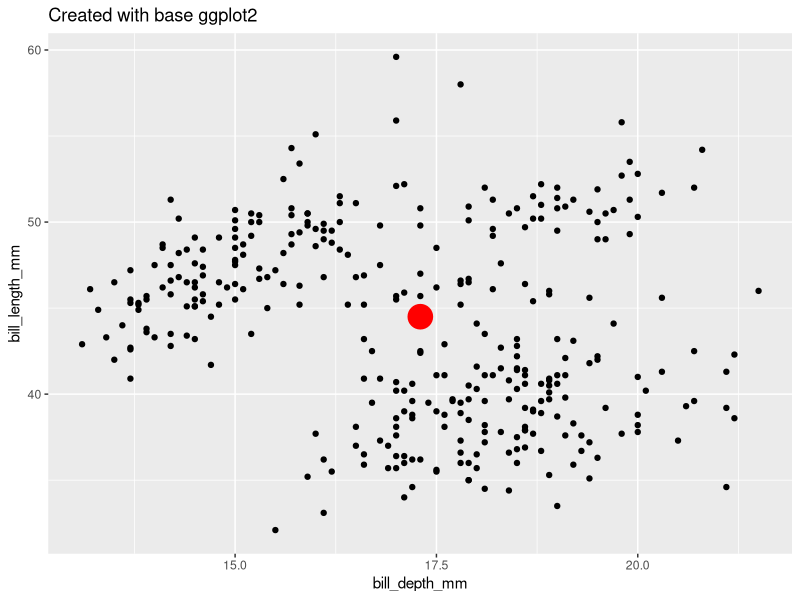
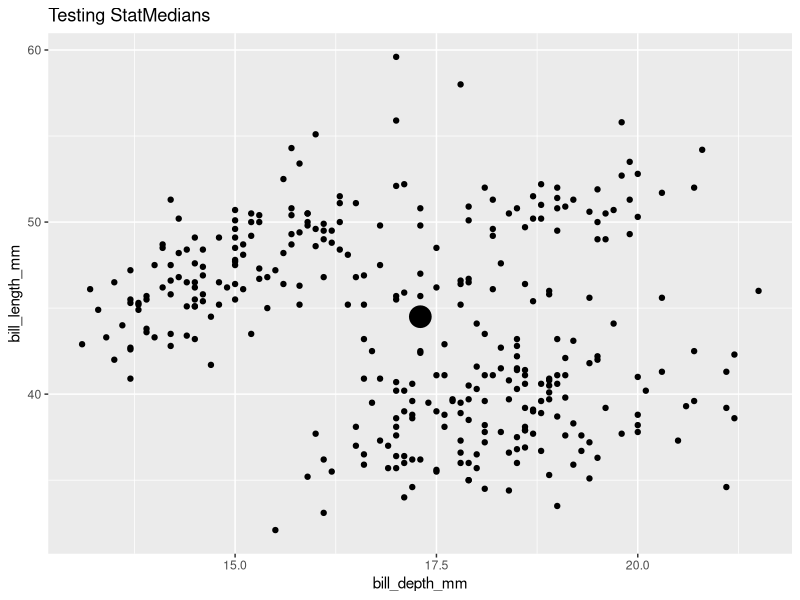
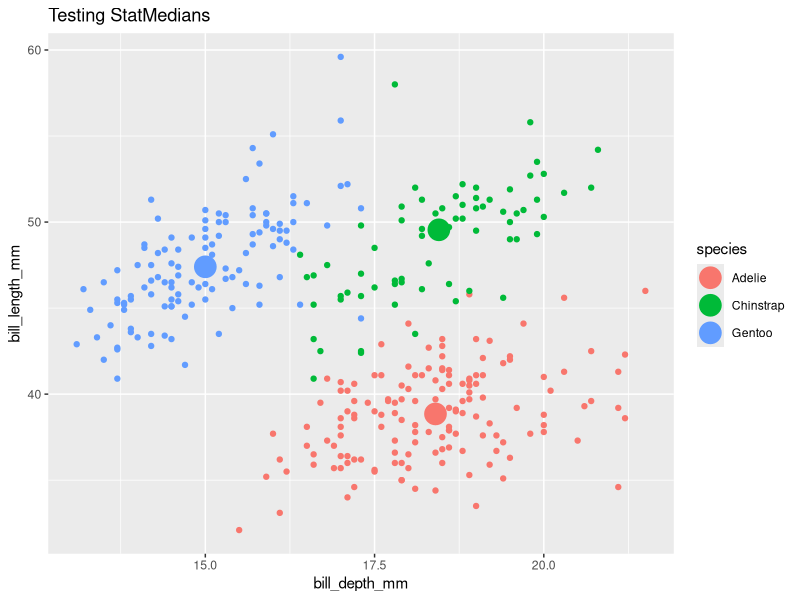
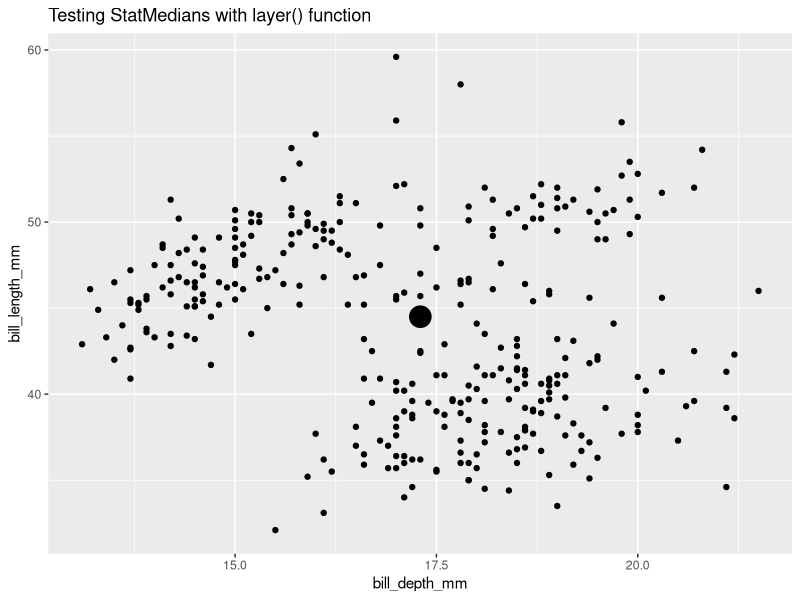
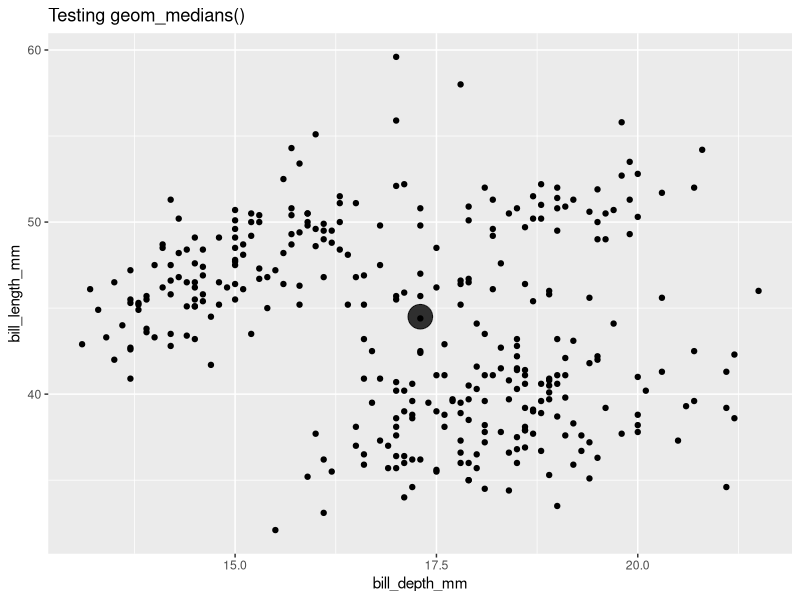
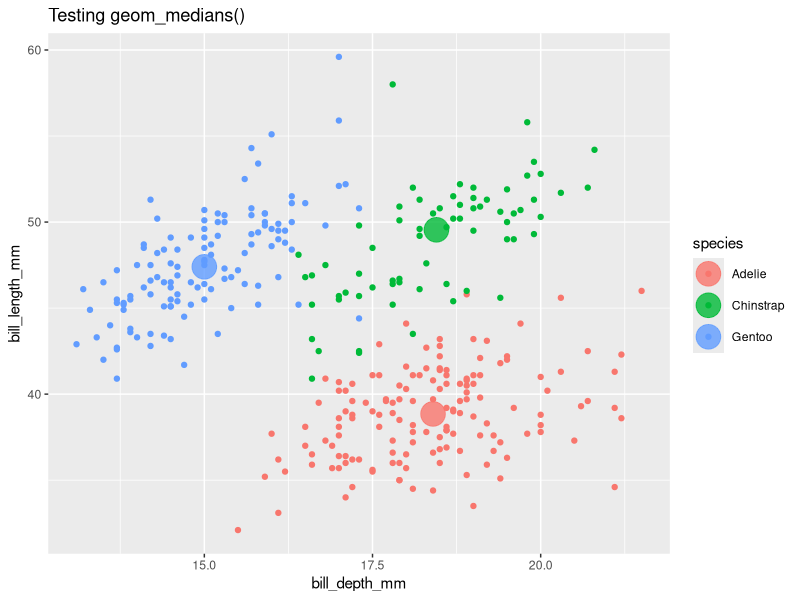
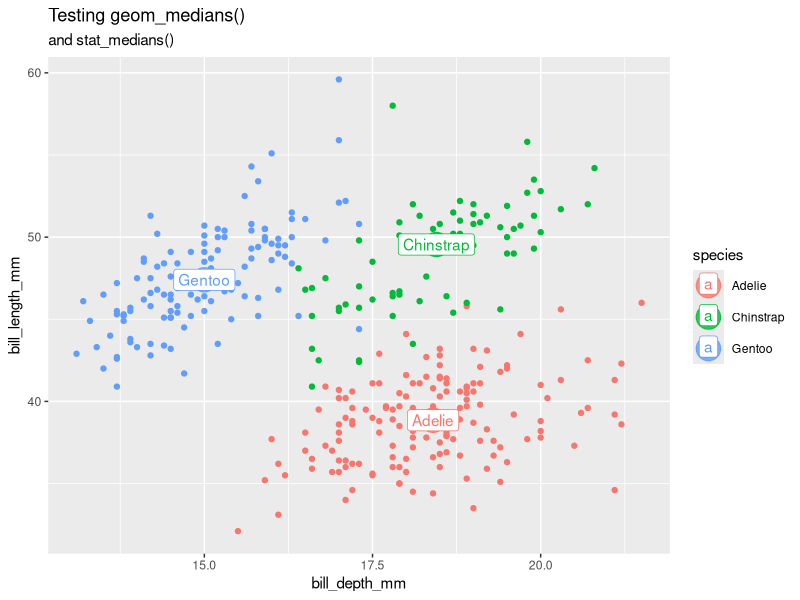

These figures' R source, in order:
## ---- chunk 1

## ---- chunk 2
#| label: setup
#| include: false 
knitr::opts_chunk$set(echo = TRUE, message = F, warning = F)
## ---- chunk 3
library(tidyverse)
library(palmerpenguins)
penguins_clean <- remove_missing(penguins) 
glimpse(penguins_clean)
## ---- chunk 4
#| label: penguins
# Compute.
penguins_medians <- penguins_clean |> 
  summarize(bill_length_mm_median = median(bill_length_mm),
            bill_depth_mm_median = median(bill_depth_mm))

# Plot.
penguins_clean |> 
  ggplot() + 
  aes(x = bill_depth_mm, y = bill_length_mm) + 
  geom_point() + 
  geom_point(data = penguins_medians,
             aes(x = bill_depth_mm_median,
                 y = bill_length_mm_median),
             size = 8, color = "red") + 
  labs(title = "Created with base ggplot2")
## ---- chunk 5
layer_data(plot = last_plot(), 
           i = 2) # layer 2, the computed means, is of interest
## ---- chunk 6
#| label: compute_group_medians

# Define compute.
compute_group_medians <- function(data, ...){ 
  data |> 
    summarize(x = median(x),
              y = median(y))
}
## ---- chunk 7
# Test compute. 
penguins_clean |>
  select(x = bill_depth_mm,  
         y = bill_length_mm) |>  
  compute_group_medians()
## ---- chunk 8
#| label: StatMedians
StatMedians <- 
  ggplot2::ggproto(`_class` = "StatMedians",              # <1>
                   `_inherit` = ggplot2::Stat,            # <2>
                   compute_group = compute_group_medians, # <3>
                   required_aes = c("x", "y"))            # <4>
## ---- chunk 9
names(ggplot2::Stat) # which elements exist in Stat
ggplot2::Stat$required_aes # generic some kind of NULL behaivor
## ---- chunk 10
penguins_clean |> 
  ggplot() + 
  aes(x = bill_depth_mm,
      y = bill_length_mm) + 
  geom_point() + 
  geom_point(stat = StatMedians, size = 7) + 
  labs(title = "Testing StatMedians")
## ---- chunk 11
last_plot() + 
  aes(color = species)
## ---- chunk 12
penguins_clean |> 
  ggplot() + 
  aes(x = bill_depth_mm,
      y = bill_length_mm) + 
  geom_point() + 
  layer(geom = GeomPoint, 
        stat = StatMedians, 
        position = "identity", 
        params = list(size = 7)) + 
  labs(title = "Testing StatMedians with layer() function")
## ---- chunk 13
#| label: geom_point_medians

# user-facing function
stat_medians <- function(mapping = NULL, data = NULL, 
                         geom = "point", position = "identity", 
                         ..., show.legend = NA, inherit.aes = TRUE) 
{
    layer(data = data, mapping = mapping, stat = StatMedians, 
        geom = geom, position = position, show.legend = show.legend, 
        inherit.aes = inherit.aes, params = rlang::list2(na.rm = FALSE, 
            ...))
}
## ---- chunk 14
stat_identity
## ---- chunk 15
geom_medians <- stat_medians
## ---- chunk 16
## Test user-facing.
penguins_clean |>
  ggplot() +
  aes(x = bill_depth_mm, y = bill_length_mm) +
  geom_point() +
  geom_medians(size = 8, alpha = .8)  + 
  labs(title = "Testing geom_medians()")
## ---- chunk 17
last_plot() + 
  aes(color = species) 
## ---- chunk 18
last_plot() + 
  stat_medians(geom = "label", aes(label = species))  + 
  labs(subtitle = "and stat_medians()")
## ---- chunk 19
library(tidyverse)

# Step 1. Define compute
compute_group_medians <- function(data, scales){
  
  data |>
    summarise(x = median(x), y = median(y))
  
}

# Step 2. Define Stat
StatMedians = ggproto(`_class` = "StatMedians",
                      `_inherit` = Stat,
                      required_aes = c("x", "y"),
                      compute_group = compute_group_medians)

# Step 3. Define user-facing functions

## define stat_*()
stat_medians <- function(mapping = NULL, data = NULL, 
                         geom = "point", position = "identity", 
                         ..., show.legend = NA, inherit.aes = TRUE) 
{
    layer(data = data, mapping = mapping, stat = StatMedians, 
        geom = geom, position = position, show.legend = show.legend, 
        inherit.aes = inherit.aes, params = rlang::list2(na.rm = FALSE, 
            ...))
}

## define geom_*()
geom_medians <- stat_medians
